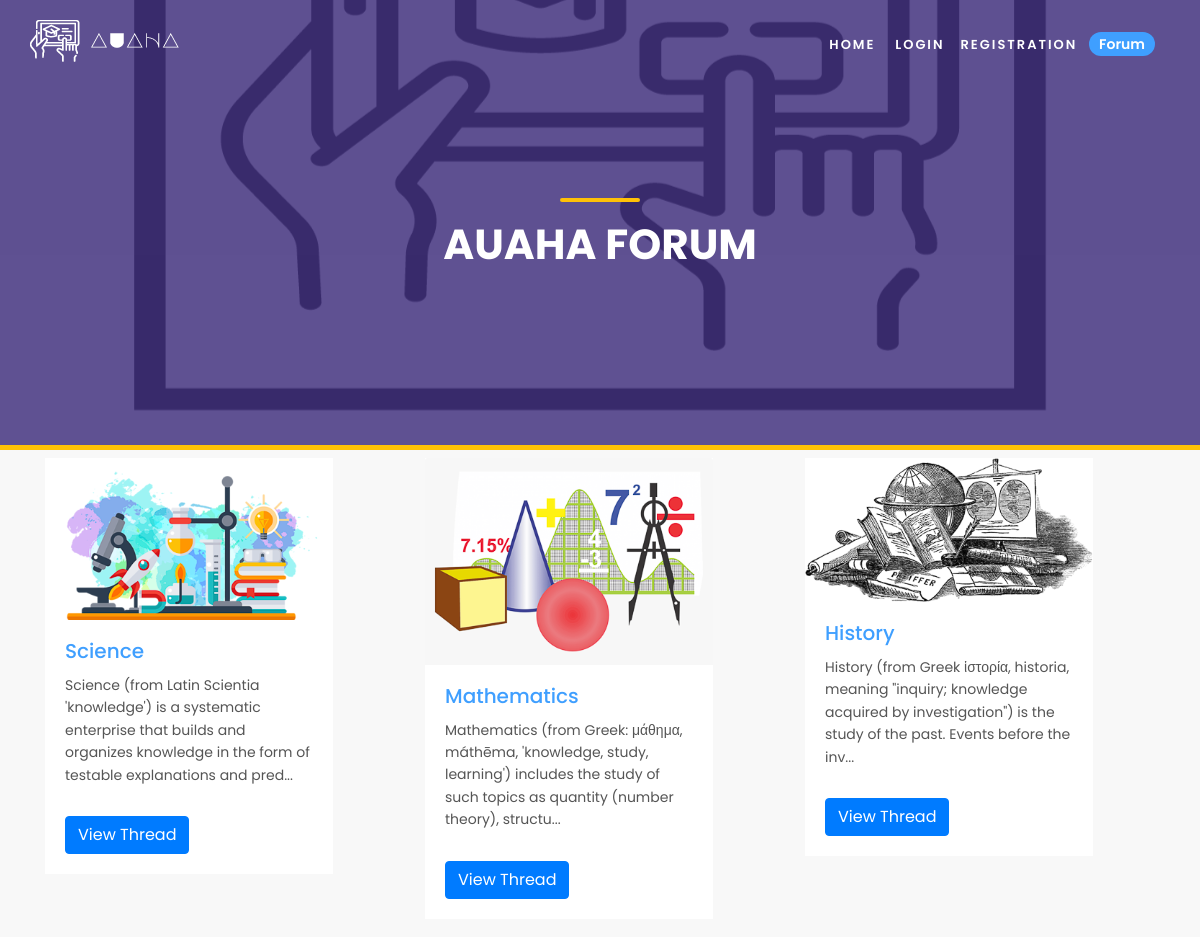
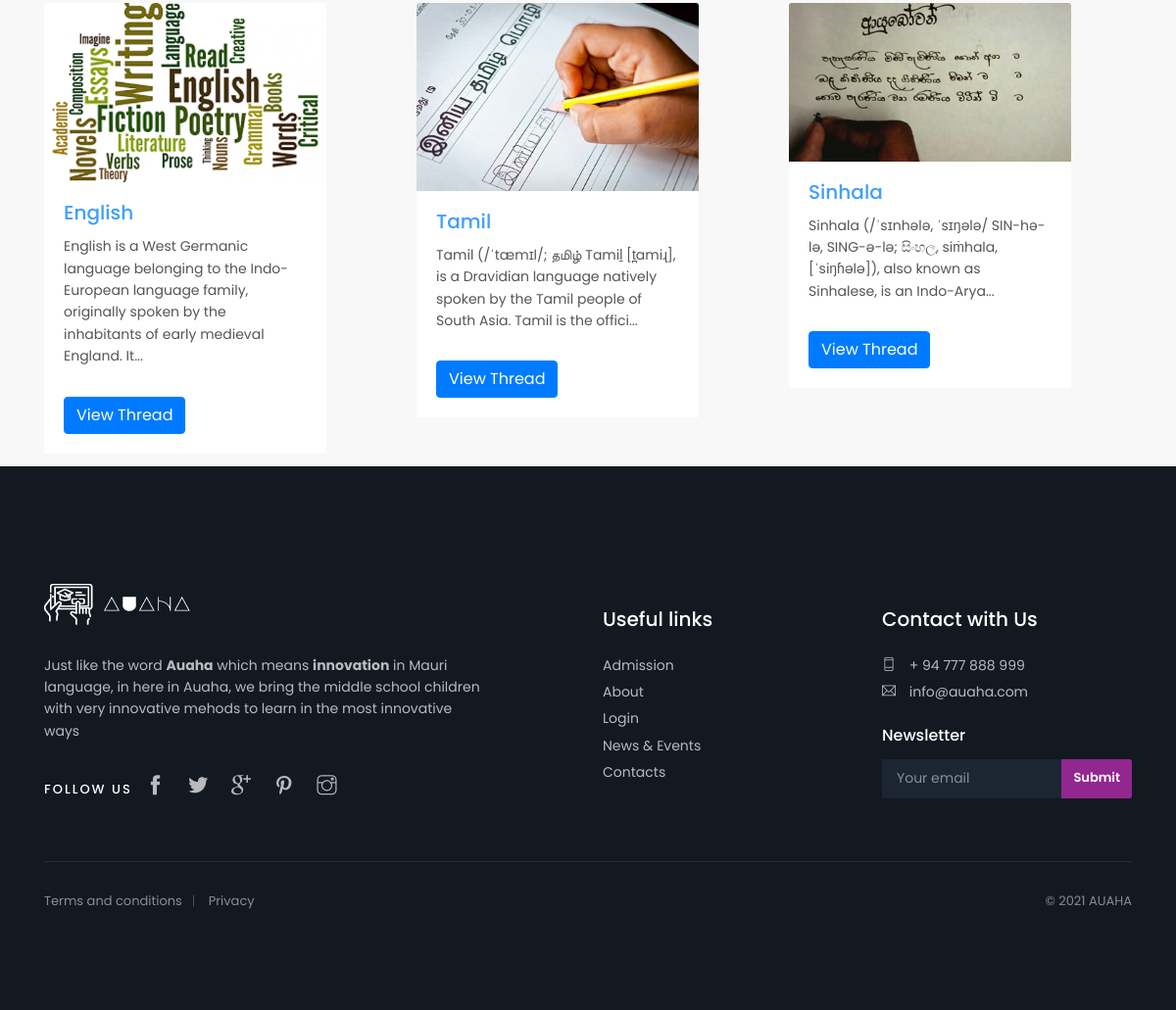
The page /forum/index.php on the database its author committed (2 pictures, top to bottom).
### tables this page shows
CREATE TABLE `categories` (
  `category_id` int(11) NOT NULL,
  `category_name` varchar(255) NOT NULL,
  `category_description` mediumtext NOT NULL,
  `timestamp` datetime NOT NULL DEFAULT current_timestamp()
);

### forum/index.php (the view, shortened to what this page needs)
<!doctype html>
<html lang="en">
<head>
    <link href="../assets/css/bootstrap.min.css" rel="stylesheet">
    <link href="../assets/css/style.css" rel="stylesheet">
    <link href="../assets/css/vendors.css" rel="stylesheet">
    <link href="../assets/css/icon_fonts/css/all_icons.min.css" rel="stylesheet">
    <link href="../assets/css/custom.css" rel="stylesheet">
</head>
<body>
    <?php include 'partials/dbconnect.php';?>
    <?php include 'partials/header.php';?>
    <section id="hero_in" class="general">
        <div class="wrapper">
            <div class="container">
                <h1 class="fadeInUp"><span></span>Auaha Forum </h1>
            </div>
        </div>
    </section>
    <div class="container" id="ques">
        <div class="row">
            <?php
            $sql = "SELECT * FROM `categories`";
            $result = mysqli_query($conn,$sql);
            while($row = mysqli_fetch_assoc($result)){
                $id = $row['category_id'];
                $cat = $row['category_name'];
                $desc = $row['category_description'];
                echo '
                <div class="col-md-4 my-2">
                <div class="card" style="width: 18rem;">
                    <img class="card-img-top" src="../assets/img/card/card-'. $id .'.png" width="400px" depth="300px" alt="Card image">
                    <div class="card-body">
                        <h5 class="card-title"><a href="threadlist.php?category_id='. $id .'"> '. $cat .'</a></h5>
                        <p class="card-text">'. substr($desc,0,150) .'...</p>
                        <a href="threadlist.php?category_id='. $id .'" class="btn btn-primary">View Thread</a>
                    </div>
                </div>
            </div>';
            }
            ?>
        </div>
    </div>
    <?php include 'partials/footer.php'?>
</body>
</html>

### forum/partials/header.php (shortened to what this page needs)
<?php
if(isset($_SESSION['loggedin']) && $_SESSION['loggedin']==true){
  echo '
<header class="header menu_2">
<div id="preloader"><div data-loader="circle-side"></div></div>
<div id="logo">
  <a href="../html_menu/index.html"><img src="../assets/img/logo.png" width="149" height="42" data-retina="true" alt=""></a>
</div>
<a href="#menu" class="btn_mobile">
  <div class="hamburger hamburger--spin" id="hamburger">
    <div class="hamburger-box">
      <div class="hamburger-inner"></div>
    </div>
  </div>
</a>
<nav id="menu" class="main-menu">
  <ul>
    <li><span><a href="../html_menu/index.html">Home</a></span></li>
    <li><span class="mx-2">Welcome '. $_SESSION['user_name'].'</span></li>
    <li class="hidden_tablet"><a href="../forum/index.php" class="btn btn-primary rounded mx-2">Forum</a></li>
    <li class="hidden_tablet"><a href="../forum/partials/logout.php" class="btn btn-warning rounded mx-2">Logout</a></li>
  </ul>
</nav>
</header>
';
} else{
  echo '
<header class="header menu_2">
<div id="preloader"><div data-loader="circle-side"></div></div>
<div id="logo">
  <a href="../html_menu/index.html"><img src="../assets/img/logo.png" width="149" height="42" data-retina="true" alt=""></a>
</div>
<a href="#menu" class="btn_mobile">
  <div class="hamburger hamburger--spin" id="hamburger">
    <div class="hamburger-box">
      <div class="hamburger-inner"></div>
    </div>
  </div>
</a>
<nav id="menu" class="main-menu">
  <ul>
    <li><span><a href="../html_menu/index.html">Home</a></span></li>
    <li><span><a href="../forum/partials/login.php">Login</a></span>
    <li><span><a href="#0">Registration</a></span>
      <ul>
        <li><a href="../login_signin/stu_signup.php">Student</a></li>
        <li><a href="../login_signin/tr_signup.php">Teacher</a></li>
      </ul>
    </li>
    <li class="hidden_tablet"><a href="../forum/index.php" class="btn_1 rounded">Forum</a></li>
  </ul>
</nav>
</header>
';
}
?>

### forum/partials/footer.php (shortened to what this page needs)
<?php
echo '
<footer>
    <div class="container margin_120_95">
        <div class="row">
            <div class="col-lg-5 col-md-12 p-r-5">
                <p><img src="../assets/img/logo.png" width="149" height="42" data-retina="true" alt=""></p>
                <p>Just like the word <b>Auaha</b> which means <b>innovation</b> in Mauri language, in here in Auaha, we bring the middle school children with very innovative mehods to learn in the most innovative ways</p>
                <div class="follow_us">
                    <ul>
                        <li>Follow us</li>
                        <li><a href="#0"><i class="ti-facebook"></i></a></li>
                        <li><a href="#0"><i class="ti-twitter-alt"></i></a></li>
                        <li><a href="#0"><i class="ti-google"></i></a></li>
                        <li><a href="#0"><i class="ti-pinterest"></i></a></li>
                        <li><a href="#0"><i class="ti-instagram"></i></a></li>
                    </ul>
                </div>
            </div>
            <div class="col-lg-3 col-md-6 ml-lg-auto">
                <h5>Useful links</h5>
                <ul class="links">
                    <li><a href="admission.html">Admission</a></li>
                    <li><a href="#0">About</a></li>
                    <li><a href="#0">Login</a></li>
                    <li><a href="#0">News &amp; Events</a></li>
                    <li><a href="#0">Contacts</a></li>
                </ul>
            </div>
            <div class="col-lg-3 col-md-6">
                <h5>Contact with Us</h5>
                <ul class="contacts">
                    <li><a href="tel://0777888999"><i class="ti-mobile"></i> + 94 777 888 999</a></li>
                    <li><a href="mailto:info@auaha.com"><i class="ti-email"></i> info@auaha.com</a></li>
                </ul>
                <div id="newsletter">
                <h6>Newsletter</h6>
                <form method="post" action="assets/newsletter.php" name="newsletter_form" id="newsletter_form">
                    <div class="form-group">
                        <input type="email" name="email_newsletter" id="email_newsletter" class="form-control" placeholder="Your email">
                        <input type="submit" value="Submit" id="submit-newsletter">
                    </div>
                </form>
                </div>
            </div>
        </div>
        <hr>
        <div class="row">
            <div class="col-md-8">
                <ul id="additional_links">
                    <li><a href="#0">Terms and conditions</a></li>
                    <li><a href="#0">Privacy</a></li>
                </ul>
            </div>
            <div class="col-md-4">
                <div id="copy">© 2021 AUAHA</div>
            </div>
        </div>
    </div>
</footer>
'
?>

### assets/css/menu_2.css (style rules this page uses)
@media only screen and (min-width: 992px) { nav#menu.main-menu { display: block !important; } }
@media only screen and (min-width: 992px) { #mm-menu.main-menu { display: none !important; } }
@media only screen and (min-width: 992px) { .main-menu { position: relative; z-index: 9; width: auto; top: 12px; right: 15px; float: right; -moz-transition: all 0.3s ease-in-out; -o-transition: all 0.3s ease-in-out; -webkit-transition: all 0.3s ease-in-out; -ms-transition: all 0.3s ease-in-out; transition: all 0.3s ease-in-out; color: #fff; } }
@media only screen and (min-width: 992px) { .main-menu ul, .main-menu ul li { position: relative; display: inline-block; margin: 0; padding: 0; } }
@media only screen and (min-width: 992px) { .main-menu ul a, .main-menu ul li a { position: relative; margin: 0; padding: 0; display: block; padding: 5px 10px; white-space: nowrap; } }
@media only screen and (min-width: 992px) { .main-menu > ul > li span > a { color: #fff; padding: 0 8px 15px 8px; font-size: 13px; font-size: 0.8125rem; font-weight: 600; letter-spacing: 2px; text-transform: uppercase; } }

### rows shown on the page
categories: shows a picture, category_name "Science", category_description "Science (from Latin Scientia 'knowledge') is a systematic enterprise that builds and organizes knowledge in the form of testable explanations and pred"
categories: shows a picture, category_name "Mathematics", category_description "Mathematics (from Greek: μάθημα, máthēma, 'knowledge, study, learning') includes the study of such topics as quantity (number theory), structu"
categories: shows a picture, category_name "History", category_description "History (from Greek ἱστορία, historia, meaning \"inquiry; knowledge acquired by investigation\") is the study of the past. Events before the inv"
categories: shows a picture, category_name "English", category_description "English is a West Germanic language belonging to the Indo-European language family, originally spoken by the inhabitants of early medieval England. It"
categories: shows a picture, category_name "Tamil", category_description "Tamil (/ˈtæmɪl/; தமிழ் Tamiḻ [t̪amiɻ], is a Dravidian language natively spoken by the Tamil people of South Asia. Tamil is the offici"
categories: shows a picture, category_name "Sinhala", category_description "Sinhala (/ˈsɪnhələ, ˈsɪŋələ/ SIN-hə-lə, SING-ə-lə; සිංහල, siṁhala, [ˈsiŋɦələ]), also known as Sinhalese, is an Indo-Arya"
